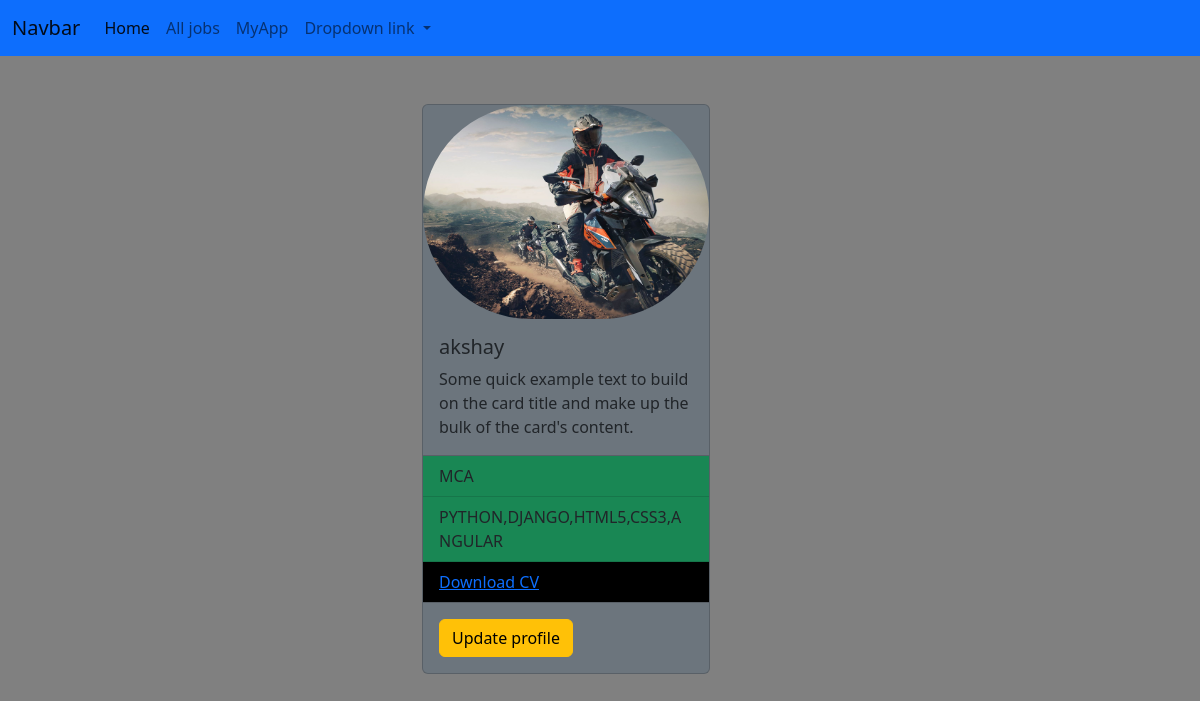
The app's page /candidate/profile/detail (signed in) with its own data.
### employer/models.py (models this page shows)
class User(AbstractUser):
    options=(
        ("employer","employer"),
        ("candidate","candidate")
    )
    role=models.CharField(max_length=120,choices=options,default="candidate")
    phone=models.CharField(max_length=12,null=True)

### candidate/models.py (models this page shows)
class CandidateProfile(models.Model):
    user=models.OneToOneField(User,on_delete=models.CASCADE,related_name="candidate")
    profile_pic=models.ImageField(upload_to="canprofiles")
    resume=models.FileField(upload_to="cvs",null=True)
    qualification=models.CharField(max_length=120)
    skills=models.CharField(max_length=120)
    experience=models.PositiveIntegerField(default=0)

### candidate/views.py (the view)
# urls.py: path("profile/detail",views.CandidateProfileDetailView.as_view(),name='can-pdetail'),
class CandidateProfileDetailView(TemplateView):
    template_name = "candidates/can-profiledetails.html"

### candidate/templates/candidates/can-profiledetails.html
{%extends 'candidates/base.html'%}
{%block body_block%}
<div class="row mt-5">
    <div class="col-4"></div>
    <div class="col-4">
        <div class="card bg-secondary" style="width: 18rem;">
  <img src="{{request.user.candidate.profile_pic.url}}" class="card-img-top rounded-pill" alt="...">
  <div class="card-body">
    <h5 class="card-title">{{request.user.first_name}}</h5>
    <p class="card-text">Some quick example text to build on the card title and make up the bulk of the card's content.</p>
  </div>
  <ul class="list-group list-group-flush">
    <li class="list-group-item bg-success">{{request.user.candidate.qualification}}</li>
    <li class="list-group-item bg-success">{{request.user.candidate.skills}}</li>
    <li class="list-group-item bg-black"><a href="{{request.user.candidate.resume.url}}">Download CV</a></li>
  </ul>
  <div class="card-body">
    <a href="{%url 'can-update' %}" class="card-link btn btn-warning">Update profile</a>
      <br>
  </div>
</div>
    </div>
    <div class="col-4"></div>
</div>
{%endblock%}

### candidate/static/css/design.css (style rules this page uses)
body { background-color:grey; background:grey; span:green; }

### records on screen
User: user.candidate.profile_pic (picture), user.first_name "akshay", user.candidate.qualification "MCA", user.candidate.skills "PYTHON,DJANGO,HTML5,CSS3,ANGULAR"
